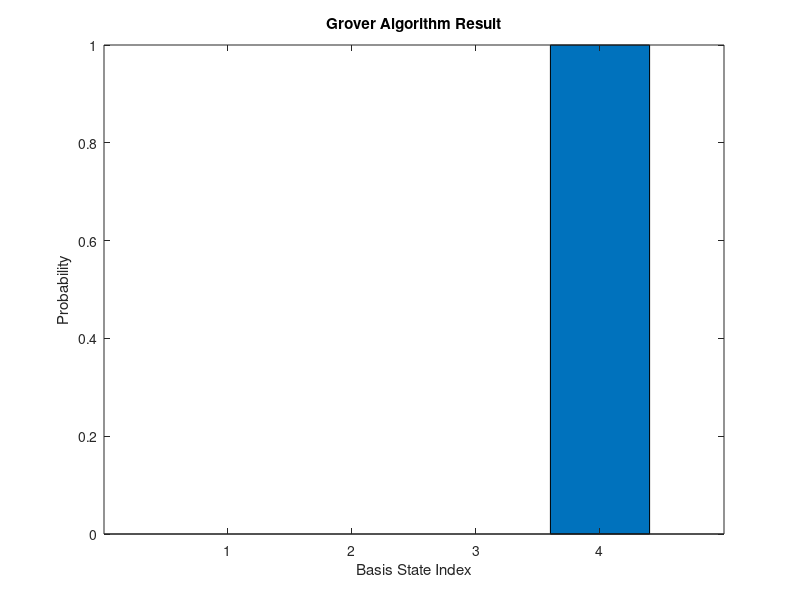

This chart was generated by the following MATLAB code:
% Grover Algorithm Simulation (2 qubits)
% Author: Preethan Bhattacherjee

clear;
clc;

% Basis states
zero = [1;0];
one = [0;1];

tensor = @(a,b) kron(a,b);

% Computational basis
state00 = tensor(zero,zero);
state01 = tensor(zero,one);
state10 = tensor(one,zero);
state11 = tensor(one,one);

% Initial state |00>
psi = state00;

% Hadamard gate
H = (1/sqrt(2))*[1 1;1 -1];
H2 = kron(H,H);

% Step 1: Create equal superposition
psi = H2 * psi;

disp('Equal superposition state:');
disp(psi);

% Target state |11>
target = state11;

% Step 2: Oracle
Oracle = eye(4) - 2*(target*target');

psi = Oracle * psi;

disp('After Oracle:');
disp(psi);

% Step 3: Diffusion operator

s = (state00 + state01 + state10 + state11)/2;

Diffusion = 2*(s*s') - eye(4);

psi = Diffusion * psi;

disp('After Diffusion:');
disp(psi);

% Probabilities

probabilities = abs(psi).^2;

disp('Measurement probabilities:');
disp(probabilities);

% Plot
figure;
bar(probabilities);
title('Grover Algorithm Result');
xlabel('Basis State Index');
ylabel('Probability');

% Normalization check
disp('Normalization:');
disp(psi'*psi);
